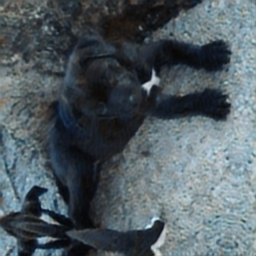
#> input picture Garvin_dir/Test/Revealedpredicted.png, 256 x 256 px
$ jupyter execute --allow-errors 'FFT approach for images.ipynb'
#> lines starting #> are read from the running program, lines starting #| are printed output that depends on the picture
#> the answer given: 1
[cell 1]
import cv2
import numpy as np
import matplotlib.pyplot as plt
import imageio

[cell 2]
def transform(arr):
    arr = arr.reshape(4,1)
    tra = np.array([[1,1,1,1],[1,-1,1,-1],[1,1,-1,-1],[1,-1,-1,1]])
    arr = 0.5*(np.dot(tra,arr))
    return arr.reshape(2,2)

[cell 3]
a = np.array([[1,2],[3,4]])
print(transform(a))

[cell 4]
def encode():

    h = 320
    w = 360

    host_name = input("Enter the name of the host image: ")
#> the answer given: Test/Revealedpredicted.png
    host = cv2.resize(imageio.imread(host_name),(w,h))/255.0
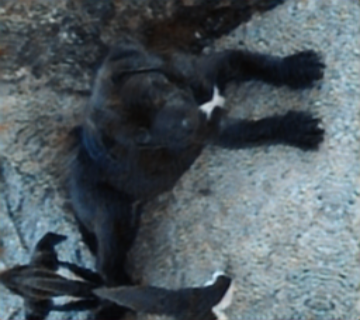
#> host: shape (320, 360, 3) float64; mean R, G, B 0.314, 0.358, 0.382
    host = host[:,:,:3]

    hiding_name = input("Enter the name of the hiding image: ")
#> the answer given: Test/Revealedpredicted.png
    hiding = cv2.resize(imageio.imread(hiding_name),(w,h))/255.0
    hiding = hiding[:,:,:3]

    fig = plt.figure(figsize=(10,4))
    ax1 = fig.add_subplot(1,2,1)
    plt.title("Host image")
    ax1.imshow(host)

    ax2 = fig.add_subplot(1,2,2)
    plt.title("Hiding image")
    ax2.imshow(hiding)

    hidden= np.zeros((h,w,3))
    alpha= 1e-3

    for row in range(0,h,2):
        for column in range(0,w,2):
            for c in range(3):

                layer = host[row:row+2,column:column+2,c]
                layer = transform(layer)

                layer_h = hiding[row:row+2,column:column+2,c]

                temp = layer + (alpha*layer_h)
                hidden[row:row+2,column:column+2,c] = transform(temp)

    encoded_name = input("enter the name of the encoded image: ")
#> the answer given: Test/Revealedpredicted.png
    imageio.imwrite(encoded_name,hidden)
